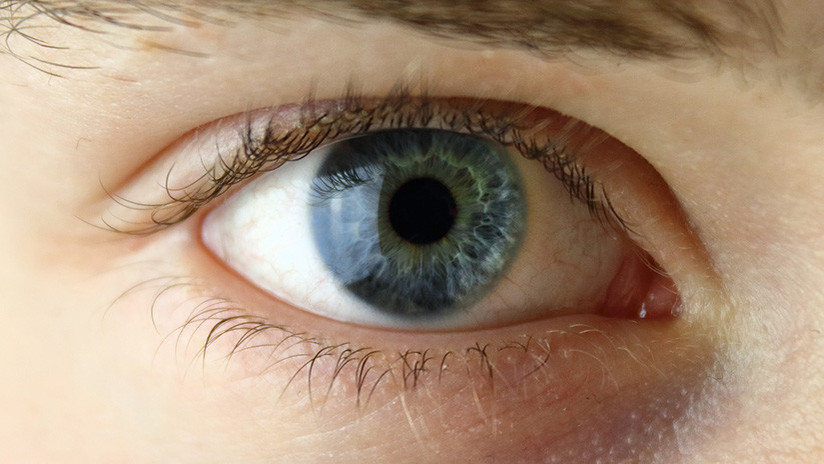
#> input picture images/iris7.jpg, 824 x 464 px
$ python test_glare_remove.py
#> lines starting #> are read from the running program, lines starting #| are printed output that depends on the picture; after the words box and inside, x2 and y2 are one past the last pixel; in counts of white or black regions, pixels touching at a corner belong together
import cv2
import numpy as np
import matplotlib.pyplot as plt
from sklearn.cluster import k_means


img = cv2.imread("./images/iris7.jpg", 0)
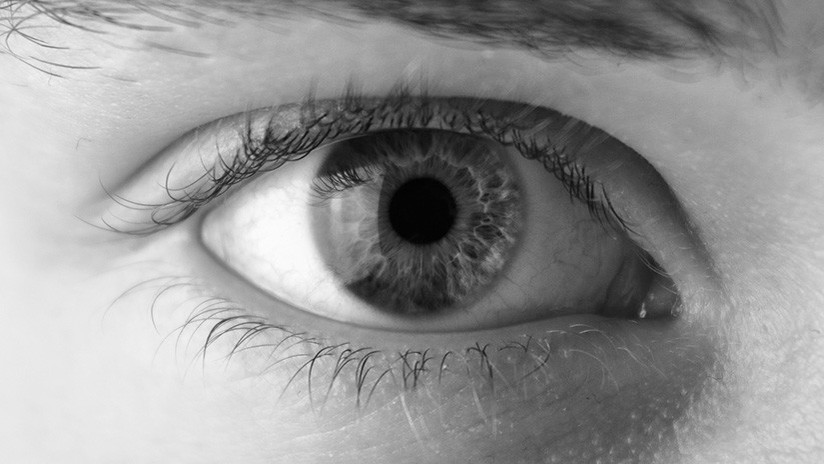
#> img: shape (464, 824); min 0, max 254, mean 149


img = cv2.medianBlur(img, 5)
ret, th1 = cv2.threshold(img, 127, 255, cv2.THRESH_BINARY)
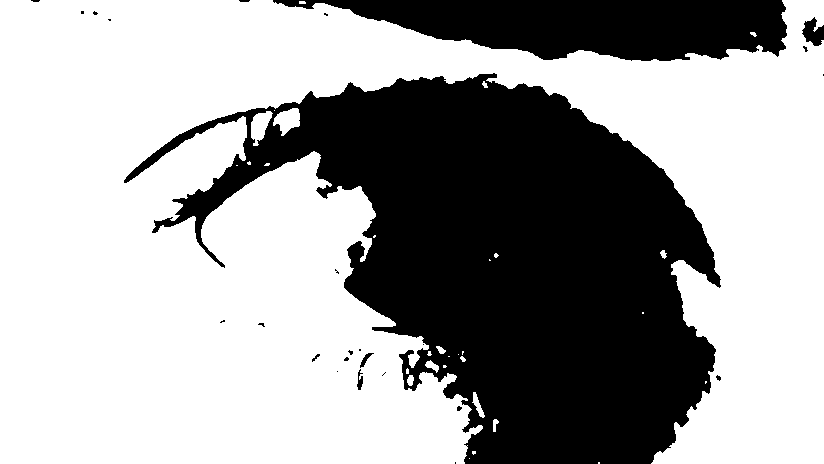
#> th1: shape (464, 824); 63.6% white; 26 black regions (19 under 20 px), largest, box (x1, y1, x2, y2) and area: (124, 73, 721, 464) 117301, (273, 0, 787, 61) 20936, (802, 17, 824, 46) 391
th2 = cv2.adaptiveThreshold(
    img, 255, cv2.ADAPTIVE_THRESH_MEAN_C, cv2.THRESH_BINARY, 11, 2)
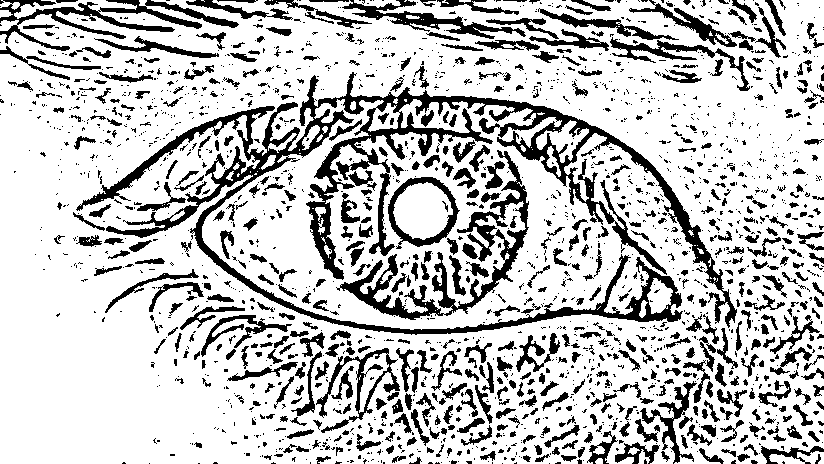
#> th2: shape (464, 824); 76.7% white; 2029 black regions (1447 under 20 px), largest, box (x1, y1, x2, y2) and area: (76, 72, 737, 335) 23487, (336, 150, 529, 320) 4964, (0, 0, 239, 51) 3068
th3 = cv2.adaptiveThreshold(
    img, 255, cv2.ADAPTIVE_THRESH_GAUSSIAN_C, cv2.THRESH_BINARY, 11, 2)
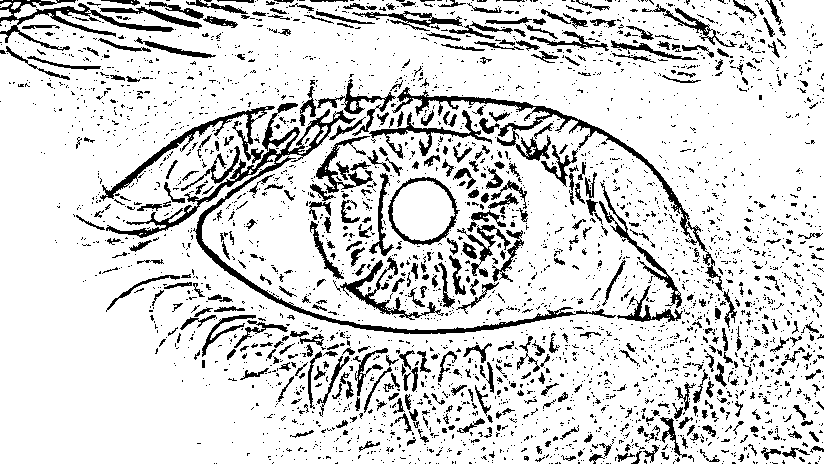
#> th3: shape (464, 824); 84.5% white; 3222 black regions (2771 under 20 px), largest, box (x1, y1, x2, y2) and area: (106, 103, 616, 334) 5102, (392, 87, 723, 292) 3204, (0, 0, 174, 51) 1705
titles = ['Original Image', 'Global Thresholding (v = 127)',
          'Adaptive Mean Thresholding', 'Adaptive Gaussian Thresholding']
images = [img, th1, th2, th3]
for i in range(4):
    plt.subplot(2, 2, i+1), plt.imshow(images[i], 'gray')
    plt.title(titles[i])
    plt.xticks([]), plt.yticks([])
plt.show()

$ run again, with images/iris1.jpg copied over images/iris7.jpg
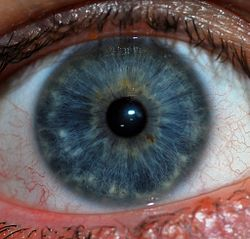
#> input picture images/iris1.jpg, 250 x 239 px
#> `ret, th1 = cv2.threshold(img, 127, 255, cv2.THRESH_BINARY)`:
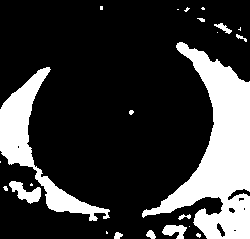
#> th1: shape (239, 250); 22.3% white; 23 white regions (13 under 20 px), largest, box (x1, y1, x2, y2) and area: (142, 42, 250, 239) 8720, (0, 67, 110, 221) 3630, (9, 181, 41, 204) 363
#> th2: shape (239, 250); 59.3% white; 243 black regions (150 under 20 px), largest, box (x1, y1, x2, y2) and area: (34, 12, 250, 207) 8442, (0, 0, 123, 61) 2027, (106, 97, 148, 138) 1011
#> `th3 = cv2.adaptiveThreshold( img, 255, cv2.ADAPTIVE_THRESH_GAUSSIAN_C,..`:
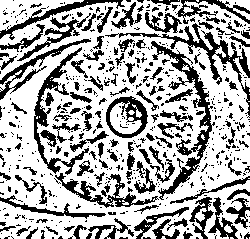
#> th3: shape (239, 250); 67% white; 574 black regions (441 under 20 px), largest, box (x1, y1, x2, y2) and area: (151, 41, 215, 200) 1801, (105, 23, 250, 118) 1387, (34, 47, 89, 175) 1158

$ run again, with images/iris10.jpg copied over images/iris7.jpg
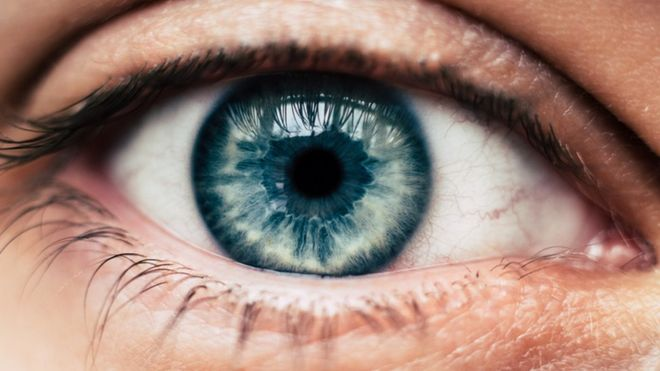
#> input picture images/iris10.jpg, 660 x 371 px
#> `ret, th1 = cv2.threshold(img, 127, 255, cv2.THRESH_BINARY)`:
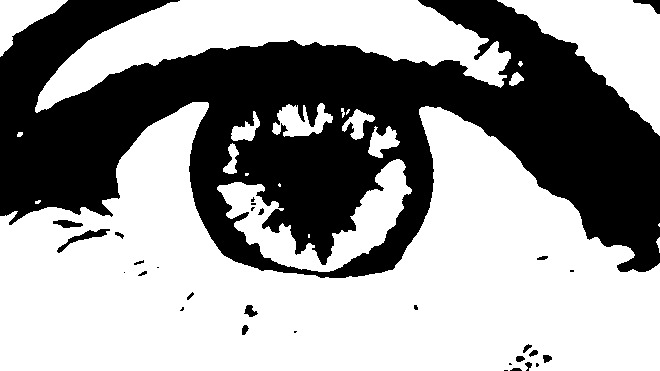
#> th1: shape (371, 660); 60.7% white; 30 black regions (12 under 20 px), largest, box (x1, y1, x2, y2) and area: (0, 0, 660, 278) 94872, (57, 229, 110, 253) 294, (633, 0, 660, 14) 162
#> th2: shape (371, 660); 66.9% white; 961 black regions (622 under 20 px), largest, box (x1, y1, x2, y2) and area: (191, 43, 433, 279) 14728, (336, 48, 619, 281) 8683, (0, 39, 310, 259) 8420
#> `th3 = cv2.adaptiveThreshold( img, 255, cv2.ADAPTIVE_THRESH_GAUSSIAN_C,..`:
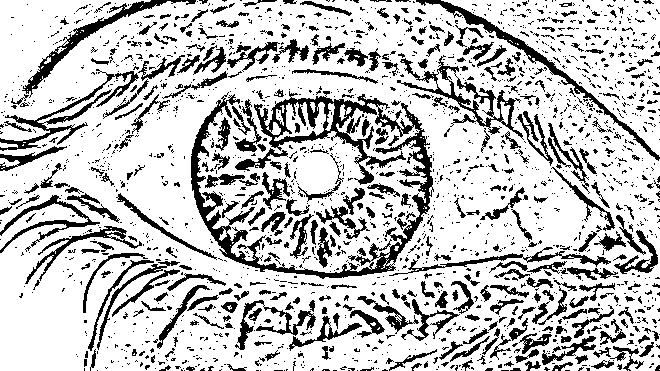
#> th3: shape (371, 660); 76.5% white; 1970 black regions (1597 under 20 px), largest, box (x1, y1, x2, y2) and area: (191, 91, 434, 279) 8813, (416, 0, 660, 161) 1801, (397, 55, 524, 140) 1733

$ run again, with images/iris11.jpg copied over images/iris7.jpg
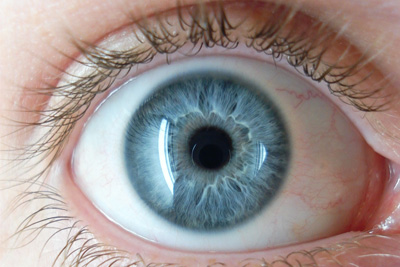
#> input picture images/iris11.jpg, 400 x 267 px
#> `ret, th1 = cv2.threshold(img, 127, 255, cv2.THRESH_BINARY)`:
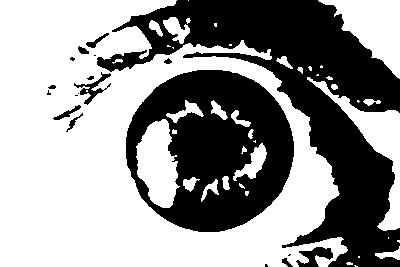
#> th1: shape (267, 400); 58.7% white; 19 black regions (7 under 20 px), largest, box (x1, y1, x2, y2) and area: (97, 0, 400, 267) 25821, (126, 70, 294, 232) 17138, (296, 247, 333, 267) 384
#> th2: shape (267, 400); 67.7% white; 398 black regions (282 under 20 px), largest, box (x1, y1, x2, y2) and area: (14, 0, 400, 255) 9953, (124, 70, 291, 233) 7863, (287, 21, 400, 115) 1817
#> `th3 = cv2.adaptiveThreshold( img, 255, cv2.ADAPTIVE_THRESH_GAUSSIAN_C,..`:
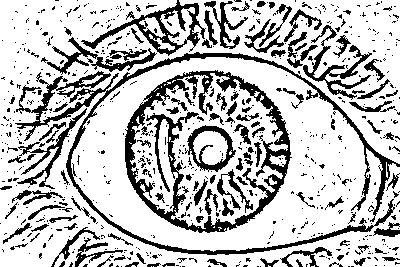
#> th3: shape (267, 400); 74.9% white; 679 black regions (563 under 20 px), largest, box (x1, y1, x2, y2) and area: (125, 70, 292, 233) 5688, (15, 52, 400, 255) 5345, (81, 0, 206, 56) 1535
